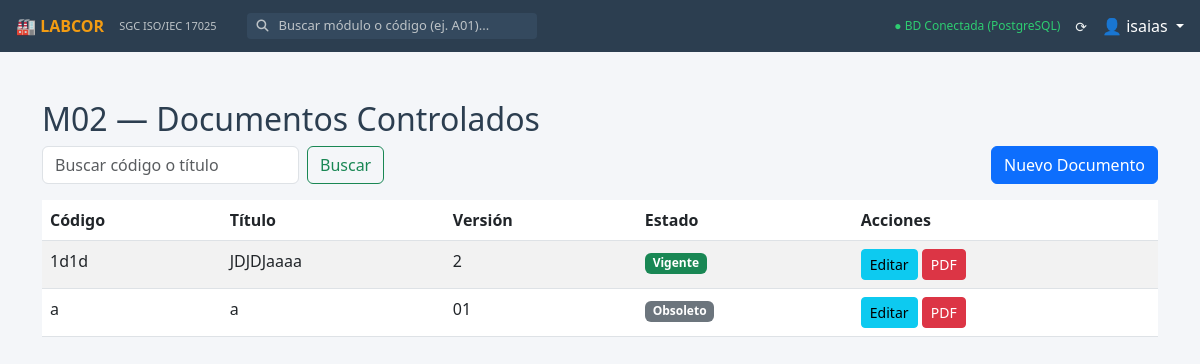
The app's page /m02/ (signed in), older data.
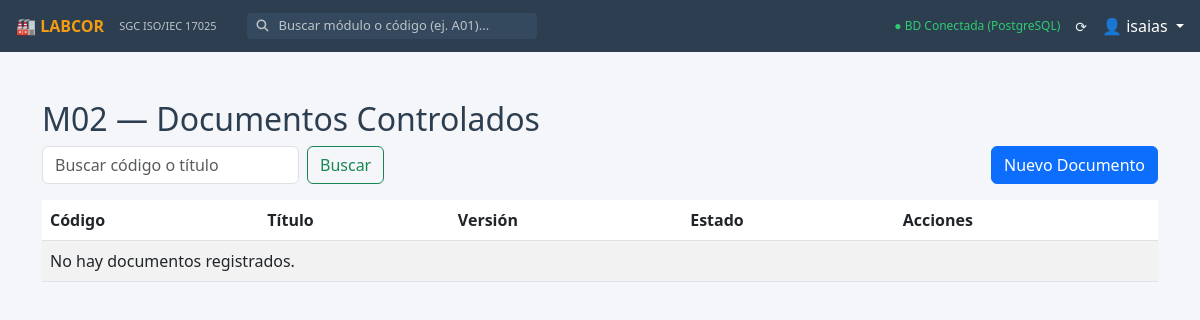
The same page, newer data.
### m02_documentos/models.py (models this page shows, shortened)
class Documento(models.Model):
    ESTADOS = [
        ('BORRADOR', 'Borrador'),
        ('VIGENTE', 'Vigente'),
        ('OBSOLETO', 'Obsoleto'),
    ]
    codigo = models.CharField(max_length=50, unique=True)
    titulo = models.CharField(max_length=255)
    sistema = models.CharField(max_length=100, default='SGC ISO/IEC 17025')
    tipo_documento = models.CharField(max_length=50, choices=[
        ('Procedimiento', 'Procedimiento'),
        ('Instructivo', 'Instructivo'),
        ('Formato', 'Formato'),
        ('Manual', 'Manual'),
        ('Política', 'Política'),
        ('Plan', 'Plan')
    ])
    version = models.CharField(max_length=10, default='01')
    area = models.CharField(max_length=100)
    fecha_emision = models.DateField(default=timezone.now)
    vigencia_meses = models.IntegerField(default=24)
    estado = models.CharField(max_length=20, choices=ESTADOS, default='BORRADOR')
    elaboro = models.ForeignKey(User, related_name='docs_elaboro', on_delete=models.SET_NULL, null=True, blank=True)
    fecha_firma_elaboro = models.DateField(null=True, blank=True)
    reviso = models.ForeignKey(User, related_name='docs_reviso', on_delete=models.SET_NULL, null=True, blank=True)
    fecha_firma_reviso = models.DateField(null=True, blank=True)
    aprobo = models.ForeignKey(User, related_name='docs_aprobo', on_delete=models.SET_NULL, null=True, blank=True)
    fecha_firma_aprobo = models.DateField(null=True, blank=True)
    objetivo = models.TextField(blank=True)
    alcance = models.TextField(blank=True)
    responsabilidades = models.TextField(blank=True)
    definiciones = models.TextField(blank=True)
    procedimiento = models.TextField(blank=True)
    registros = models.TextField(blank=True)
    referencias = models.TextField(blank=True)
    anexos = models.TextField(blank=True)
    nota_control = models.TextField(
        default="Este documento es controlado. La versión vigente se encuentra disponible en el Sistema de Gestión del Laboratorio. Cualquier copia impresa se considera NO CONTROLADA.")
    created_at = models.DateTimeField(auto_now_add=True)
    updated_at = models.DateTimeField(auto_now=True)
    class Meta:
        verbose_name = "Documento Controlado"
        verbose_name_plural = "Documentos Controlados"
        ordering = ['-created_at']

### m02_documentos/views.py (the view)
# urls.py: path('', views.documento_list, name='lista'),
@login_required
def documento_list(request):
    docs = Documento.objects.all()
    query = request.GET.get('q')
    if query:
        docs = docs.filter(titulo__icontains=query) | docs.filter(codigo__icontains=query)
    return render(request, 'm02_documentos/lista.html', {'documentos': docs})

### m02_documentos/templates/m02_documentos/lista.html
{% extends 'base.html' %}
{% block content %}
<div class="container mt-4">
    <h2>M02 — Documentos Controlados</h2>
    <div class="d-flex justify-content-between mb-3">
        <form class="d-flex" method="get">
            <input class="form-control me-2" type="search" name="q" placeholder="Buscar código o título" aria-label="Search">
            <button class="btn btn-outline-success" type="submit">Buscar</button>
        </form>
        <a href="{% url 'm02_documentos:crear' %}" class="btn btn-primary">Nuevo Documento</a>
    </div>
    <table class="table table-striped table-hover">
        <thead>
            <tr>
                <th>Código</th>
                <th>Título</th>
                <th>Versión</th>
                <th>Estado</th>
                <th>Acciones</th>
            </tr>
        </thead>
        <tbody>
            {% for doc in documentos %}
            <tr>
                <td>{{ doc.codigo }}</td>
                <td>{{ doc.titulo }}</td>
                <td>{{ doc.version }}</td>
                <td>
                    <span class="badge {% if doc.estado == 'VIGENTE' %}bg-success{% elif doc.estado == 'BORRADOR' %}bg-warning{% else %}bg-secondary{% endif %}">
                        {{ doc.get_estado_display }}
                    </span>
                </td>
                <td>
                    <a href="{% url 'm02_documentos:editar' doc.id %}" class="btn btn-sm btn-info">Editar</a>
                    <a href="{% url 'm02_documentos:pdf' doc.id %}" target="_blank" class="btn btn-sm btn-danger">PDF</a>
                </td>
            </tr>
            {% empty %}
            <tr><td colspan="5">No hay documentos registrados.</td></tr>
            {% endfor %}
        </tbody>
    </table>
</div>
{% endblock %}

Row changes from the older to the newer data that the page shows:
removed Documento: codigo "1d1d", titulo "JDJDJaaaa", version "2", estado "Vigente"
removed Documento: codigo "a", titulo "a", version "01", estado "Obsoleto"
Text that changed along with them:
text now shown: "No hay documentos registrados."
